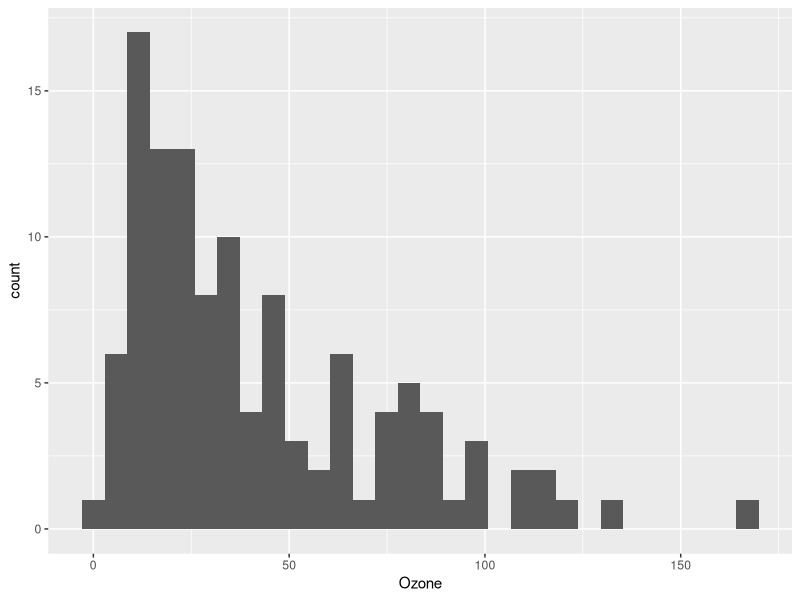
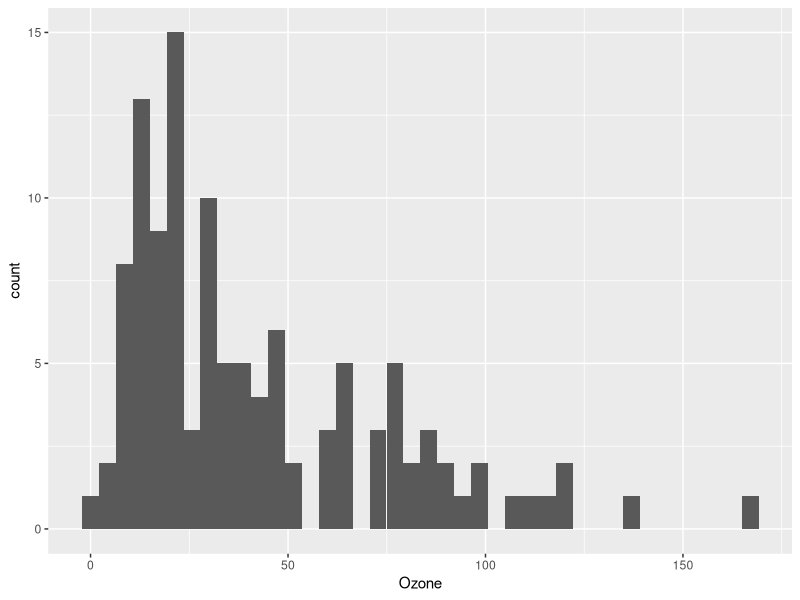
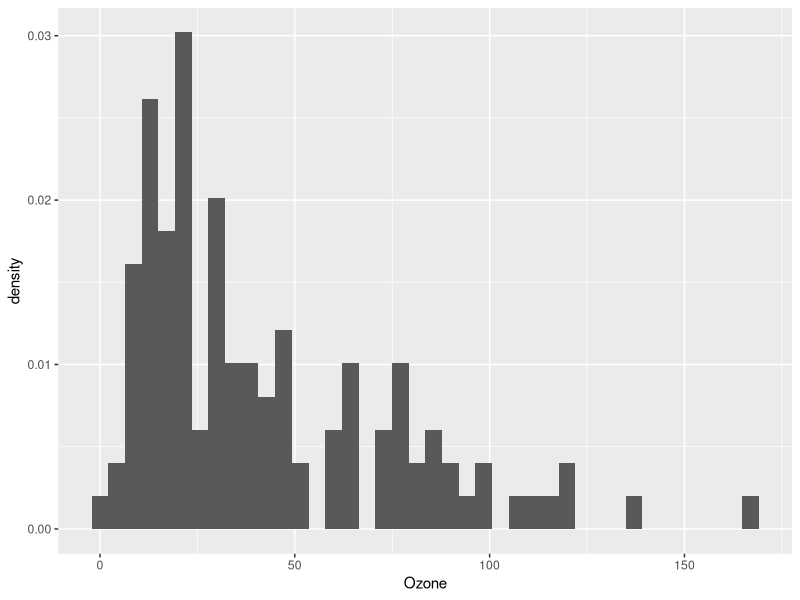
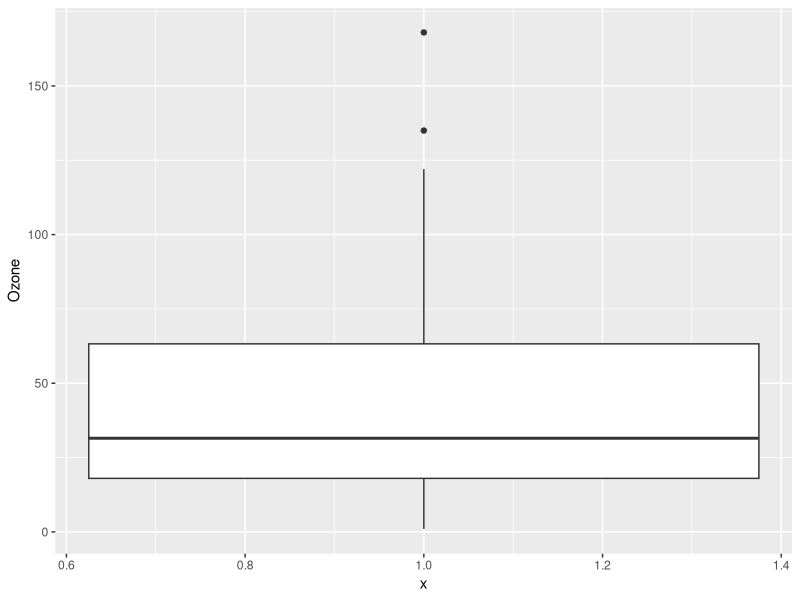
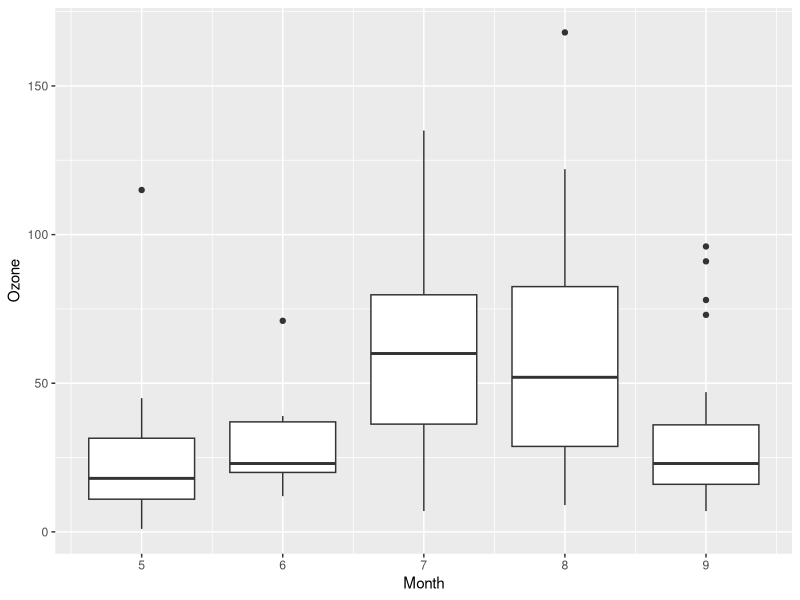
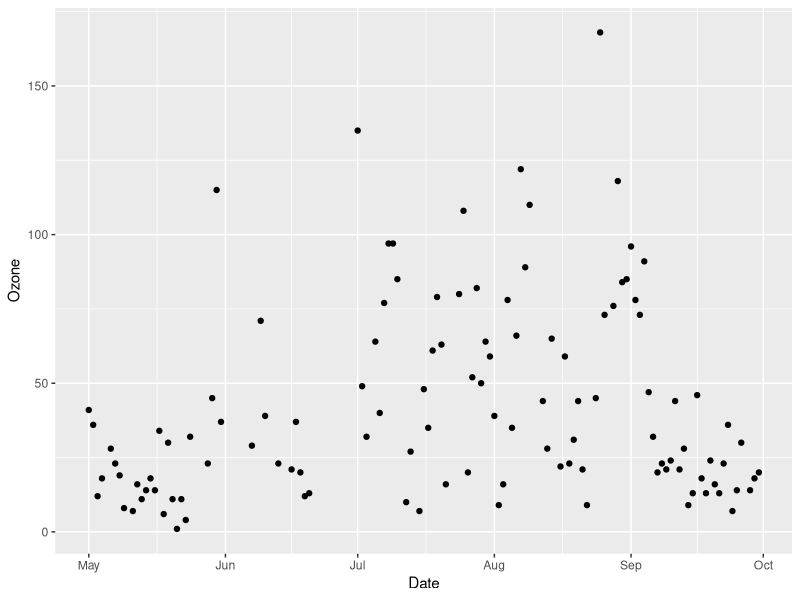
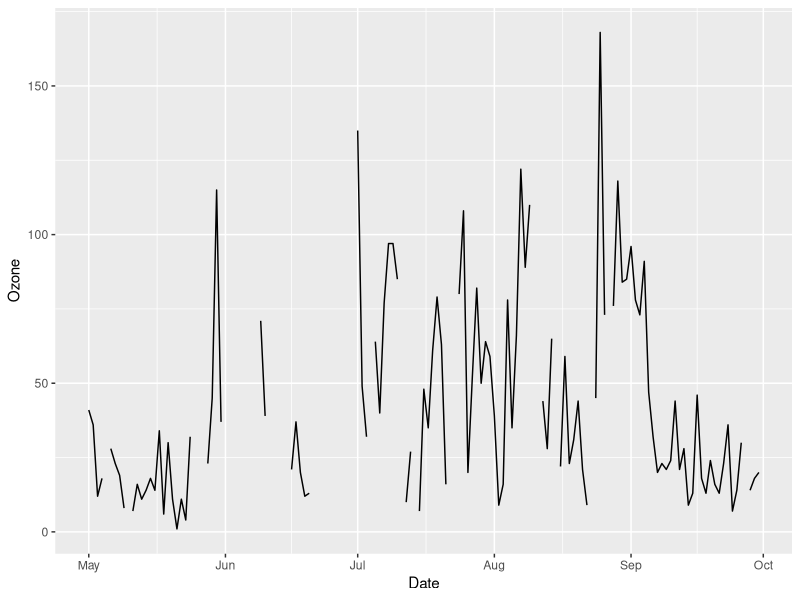
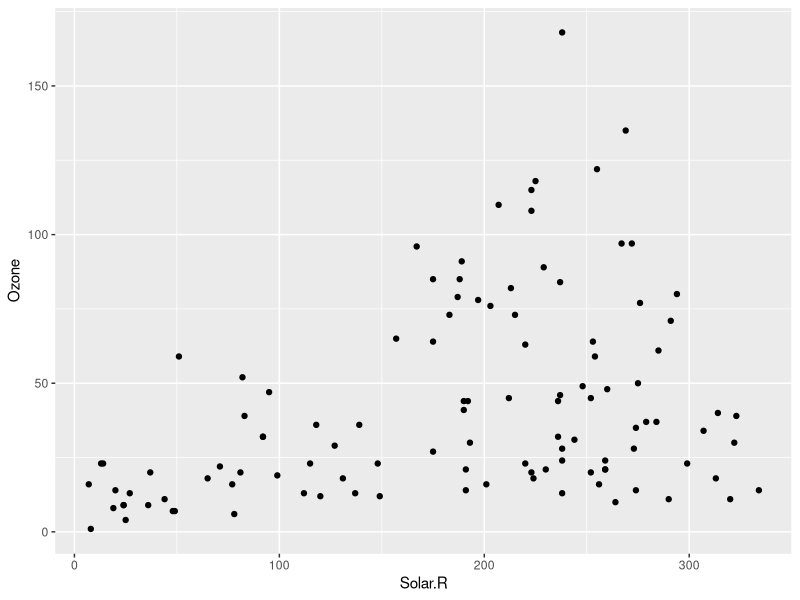

Generate these figures, in order, with R:
## ---- eval=FALSE--------------------------------------------------------------
## install.packages("tidyverse")


## ---- eval=FALSE--------------------------------------------------------------
## install.packages(c("dplyr","tidyr","ggplot2"))


## ---- eval=FALSE--------------------------------------------------------------
## library("dplyr")
## library("tidyr")
## library("ggplot2")


## -----------------------------------------------------------------------------
library("tidyverse")


## -----------------------------------------------------------------------------
dim(airquality)
head(airquality)
tail(airquality)
summary(airquality)


## ---- eval=FALSE--------------------------------------------------------------
## ?airquality


## -----------------------------------------------------------------------------
airquality <- airquality %>%
  dplyr::mutate(Date = as.Date(paste("1973",Month,Day,sep="/"))) 


## -----------------------------------------------------------------------------
ggplot(airquality,     # data.frame containing the data
       aes(x=Ozone)) + # a column name from the data.frame
  geom_histogram()     # create a histogram


## -----------------------------------------------------------------------------
ggplot(airquality, aes(x=Ozone)) + 
  geom_histogram(bins = 40)


## -----------------------------------------------------------------------------
ggplot(airquality, aes(x=Ozone)) + 
  geom_histogram(aes(y=..density..), bins = 40)




## -----------------------------------------------------------------------------
ggplot(airquality,     
       aes(x=1,y=Ozone)) + 
  geom_boxplot()     


## -----------------------------------------------------------------------------
ggplot(airquality,     
       aes(x=Month, y=Ozone, group=Month)) + 
  geom_boxplot()     




## -----------------------------------------------------------------------------
ggplot(airquality, aes(x = Date, y = Ozone)) +
  geom_point()


## -----------------------------------------------------------------------------
ggplot(airquality, aes(x = Date, y = Ozone)) +
  geom_line()


## -----------------------------------------------------------------------------
ggplot(airquality, aes(x = Solar.R, y = Ozone)) +
  geom_point()




## -----------------------------------------------------------------------------
ggplot(airquality,     
       aes(x=Month, y=Ozone, group=Month)) + 
  geom_point() 


## -----------------------------------------------------------------------------
ggplot(airquality,     
       aes(x=Month, y=Ozone, group=Month)) + 
  geom_jitter() 


## -----------------------------------------------------------------------------
ggplot(airquality,     
       aes(x=Month, y=Ozone, group=Month)) + 
  geom_boxplot(color='grey',                 # make the boxes not so obvious
               outlier.shape = NA) +         # remove outliers, 
  geom_point() +                             # because they get plotted here
  theme_bw()                                 # Change the theme to remove gray


## -----------------------------------------------------------------------------
ggplot(airquality,     
       aes(x=Month, y=Ozone, group=Month)) + 
  geom_boxplot(color='grey',                 # make the boxes not so obvious
               outlier.shape = NA) +         # remove outliers, 
  geom_jitter() +                            # because they get plotted here
  theme_bw()                                 # Change the theme to remove gray




## -----------------------------------------------------------------------------
airquality_long <- airquality %>%
  dplyr::select(-Month, -Day) %>%              # Remove these columns
  tidyr::gather(response, value, -Date)


## -----------------------------------------------------------------------------
dim(airquality)
dim(airquality_long)

head(airquality_long)
summary(airquality_long)
table(airquality_long$response)


## -----------------------------------------------------------------------------
ggplot(airquality_long, 
       aes(x = Date, y = value, 
           linetype = response,
           color = response, 
           group = response)) +
  geom_line()


## -----------------------------------------------------------------------------
ggplot(airquality_long, aes(Date, value)) +
  geom_point() + 
  facet_wrap(~response)


## -----------------------------------------------------------------------------
ggplot(airquality_long, aes(Date, value)) +
  geom_line() + 
  facet_wrap(~response,scales="free_y")


## -----------------------------------------------------------------------------
airquality2 <- airquality_long %>%
  tidyr::spread(response, value)


## -----------------------------------------------------------------------------
g <- ggplot(airquality2,
       aes(x = Temp, y = Wind)) +
  geom_point()

g # Then you can see the plot by just typing the object name


## -----------------------------------------------------------------------------
g <- g +
  labs(x = "Temperature (F)",
       y = "Wind speed (mph)",
       title = "New York (May-September 1973)")

g


## -----------------------------------------------------------------------------
g <- g + theme_bw()
g


## -----------------------------------------------------------------------------
g <- g + geom_smooth(method="lm")
g


## -----------------------------------------------------------------------------
ggplot(airquality2,
       aes(x = Temp, y = Wind)) +
  geom_point() +
  geom_smooth(method = "lm") + 
  labs(x = "Temperature (F)",
       y = "Wind speed (mph)",
       title = "New York (May-September 1973)") + 
  theme_bw()




## ----eval=FALSE---------------------------------------------------------------
## ggsave(filename = "plot.png", plot = g, width = 5, height = 4)
